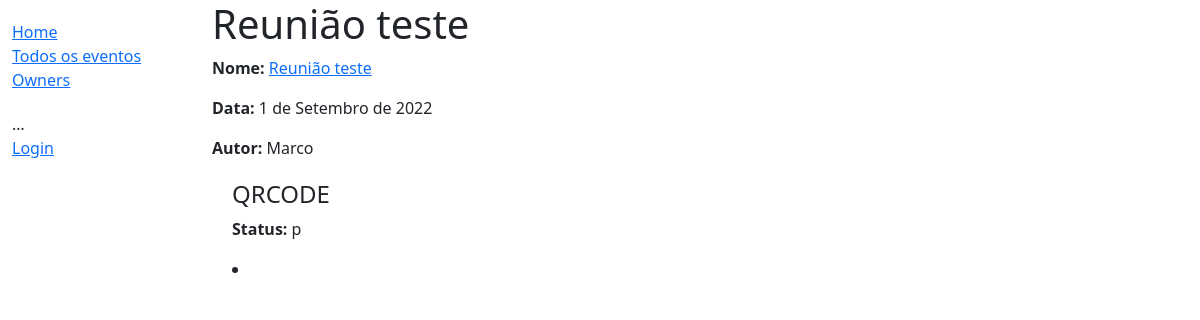
Page /polls/meeting/dd724302-8783-45e2-8952-ad42be3f15b7 on the committed database.
### polls/models.py (models this page shows, shortened)
class Meeting(models.Model):
    id = models.UUIDField(primary_key=True, default=uuid.uuid4, help_text='ID UNICO')
    name_meeting = models.CharField(max_length=120, verbose_name='Nome da reunião')
    author = models.ForeignKey('Owner', on_delete=models.CASCADE, verbose_name='Autor', blank=False)
    date_meeting = models.DateField(verbose_name='Data da reunião')
    link = models.CharField(max_length=400, blank=True, verbose_name='Link da reunião')
    borrower = models.ForeignKey(User, on_delete=models.SET_NULL, null=True, blank=True)
    MEETING_LOCAL = (
        ('p', 'Presencial'),
        ('o', 'Online')
    )
    local = models.CharField(
        max_length=1,
        choices=MEETING_LOCAL,
        blank=False,
        default='p',
        help_text='Local Reunião',
    )
    MEETING_STATUS = (
        ('p', 'Público'),
        ('f', 'Fechado')
    )
    status = models.CharField(
        max_length=1,
        choices=MEETING_STATUS,
        blank=False,
        default='f',
        help_text='Status da reunião',
    )

class Owner(models.Model):
    name = models.CharField(max_length=80, verbose_name='Nome')
    password = models.CharField(max_length=50, verbose_name='Senha')
    email = models.CharField(max_length=120, verbose_name='E-mail')
    class Meta:
        ordering = ['name', 'email']
    def __str__(self):
        return self.name

### polls/views.py (the view)
# urls.py: path('meeting/<str:pk>', views.MeetingDetailView.as_view(), name='meetingDetail'),
class MeetingDetailView(generic.DetailView):
    model = Meeting

### polls/templates/polls/meeting_detail.html (shortened to what this page needs)
{% extends "base.html" %}
{% block content %}
  <h1>{{ meeting.name_meeting }}</h1>
  <p><strong>Nome:</strong> <a href="">{{ meeting.name_meeting }}</a></p>
  <p><strong>Data:</strong> {{ meeting.date_meeting }}</p>
  <p><strong>Autor:</strong> {{ meeting.author }}</p>
  <div style="margin-left:20px;margin-top:20px">
    <h4>QRCODE</h4>
      <p><strong>Status:</strong> {{ meeting.status }}</p>
      <li>
      </li>
  </div>
{% endblock %}

### rows in the picture
Meeting: name_meeting "Reunião teste", date_meeting "1 de Setembro de 2022", author "Marco", status "p"
